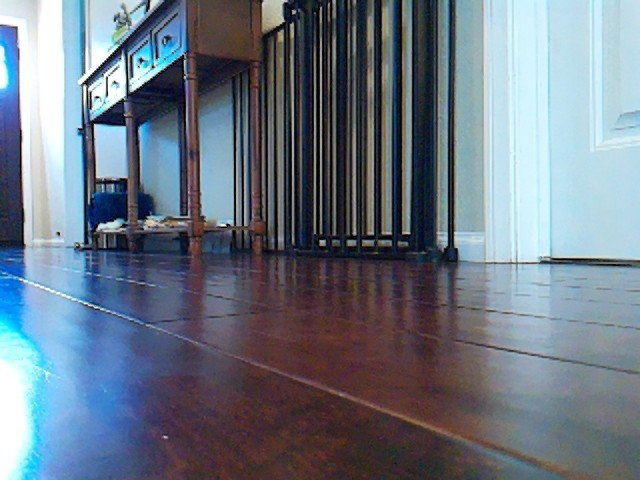
#> input picture TrainingImages/2024_03_25_T_11_08_55.jpg, 640 x 480 px, found by its file name; the run also reads 1 picture not shown here
$ jupyter execute --allow-errors OpenCVPractice.ipynb   (older library calls are emulated)
#> lines starting #> are read from the running program, lines starting #| are printed output that depends on the picture
<a href="https://colab.research.google.com/github/kragtenb/SelfDriving-RC-deep-learning/blob/main/OpenCVPractice.ipynb" target="_parent"></a>

# Image Transformations

## Task 1:

1. Load an image of your choice using cv2.imread().
Use cv2.resize() to resize the image to half its original size.
2. Select a region in the original image and create a cropped version.
3. Display the original, resized, and cropped images using cv2.imshow().

[cell 1]
import cv2 as cv
import matplotlib.pyplot as plt

[cell 2]
image_file = "/home/blake/SelfDriving-RC-deep-learning/TrainingData/Images/2024_03_25_T_11_08_55.jpg"
image = cv.imread(image_file)
#> image is the input picture: shape (480, 640, 3); mean B, G, R 132.7, 119.8, 108.3

# If your image is in BGR format (OpenCV default), convert it to RGB for matplotlib
# if image.shape[2] == 3:
#  image = cv.cvtColor(image, cv.COLOR_BGR2RGB)


def display_image(image):
    plt.imshow(cv.cvtColor(image, cv.COLOR_BGR2RGB))
    plt.show()


# Display the image
plt.imshow(image)
plt.show()

[cell 3]
image_file = "/home/blake/SelfDriving-RC-deep-learning/TrainingData/Images/2024_03_25_T_11_05_58.jpg"
image = cv.imread(image_file)

# resize the image to half
#> (the rest of this cell did not finish here and is left out)

#> (a cell that did not finish here is left out)

#> (a cell that did not finish here is left out)

#Task 2:

1. Load another image.
2. Resize it to a specific resolution (e.g., 300x150). Pay attention to the interpolation parameter when resizing. Experiment with cv2.INTER_AREA and cv2.INTER_LINEAR to see the differences.

#> (a cell that did not finish here is left out)

#> (a cell that did not finish here is left out)

# Rotation & Flipping

## Task 3:

1. Use cv2.flip() to create flipped versions of an image, both horizontally and vertically. Experiment with different flipCode values.

[cell 8]
flip_0 = cv.flip(image, 0)
flip_1 = cv.flip(image, 1)
flip_neg_1 = cv.flip(image, -1)

plt.title("Flip Upside Down")
#> (the rest of this cell did not finish here and is left out)

# Task 4

1. Load an image.
2. Calculate a rotation matrix using cv2.getRotationMatrix2D() with a center point, an angle (say, 45 degrees), and a scaling factor.
3. Apply the rotation using cv2.warpAffine() and display the results.

#> (a cell that did not finish here is left out)

# Color Conversion

## Task 5

1. Load a color image.
2. Convert it to grayscale using cv2.cvtColor(image, cv2.COLOR_BGR2GRAY).
3. Display both the original and grayscale versions.

#> (a cell that did not finish here is left out)

# Exploring HSV

## Task 6

1. Convert the color image to the HSV color space using cv2.cvtColor(image, cv2.COLOR_BGR2HSV).

#> (a cell that did not finish here is left out)

[cell 12]
import cv2
import numpy as np
import matplotlib.pyplot as plt

# Create a gradient test image
test_image = np.linspace(0, 255, 256).astype("uint8")
test_image = np.tile(test_image, (256, 1))

# Calculate gradients using Sobel filters
sobelx = cv2.Sobel(test_image, cv2.CV_64F, 1, 0, ksize=3)  # Horizontal gradients
sobely = cv2.Sobel(test_image, cv2.CV_64F, 0, 1, ksize=3)  # Vertical gradients

# Calculate gradient magnitude
magnitude = np.sqrt(sobelx**2 + sobely**2)

# Visualize results
plt.figure(figsize=(10, 6))

plt.subplot(221), plt.imshow(test_image, cmap="gray"), plt.title("Original")
plt.subplot(222), plt.imshow(sobelx, cmap="gray"), plt.title("Sobel X")
plt.subplot(223), plt.imshow(sobely, cmap="gray"), plt.title("Sobel Y")
plt.subplot(224), plt.imshow(magnitude, cmap="gray"), plt.title("Gradient Magnitude")
plt.show()
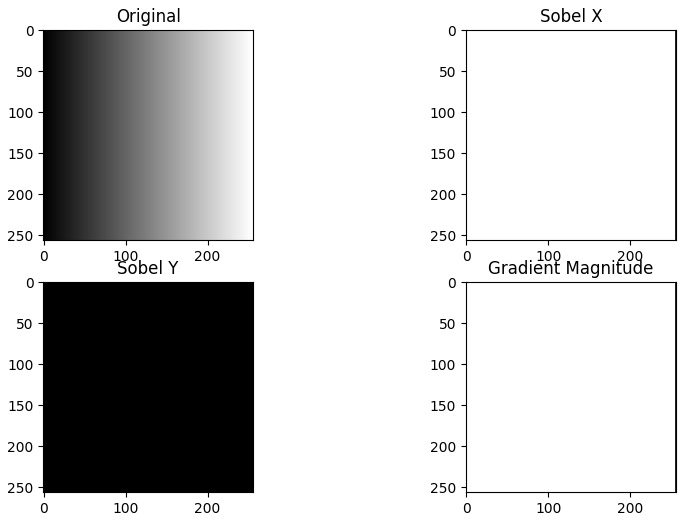
#> figure drawn by matplotlib, 4 panels

# Practice Problems For Noise Reduction On Images Using OpenCV

## Problem 1: Noise Reduction Technique Selection

You're working with a grayscale image captured in low-light conditions. The image suffers from both Gaussian noise (random variations in pixel intensity) and occasional salt-and-pepper noise (random black and white pixels).

Which noise reduction technique would be most appropriate as an initial step? Explain your reasoning.
A) Gaussian Blurring
B) Median Blurring
C) Bilateral Filtering
Briefly discuss the pros and cons of using the other two techniques (options B and C) for this scenario.

[cell 13]
salt_n_pepper_image = cv.imread("Images/salt_n_pepper_noise.png")
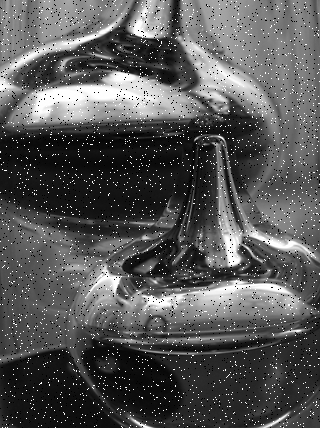
#> input picture Images/salt_n_pepper_noise.png, 320 x 428 px, found by its file name
#> salt_n_pepper_image is the input picture: shape (428, 320, 3); min 0, max 255, mean 86.8
display_image(salt_n_pepper_image)

[cell 14]
fig, axes = plt.subplots(nrows=2, ncols=2, figsize=(15, 15))
gaussian_blurred_image_3x3 = cv.GaussianBlur(salt_n_pepper_image, (3, 3), 0)
gaussian_blurred_image_5x5 = cv.GaussianBlur(salt_n_pepper_image, (5, 5), 0)
gaussian_blurred_image_7x7 = cv.GaussianBlur(salt_n_pepper_image, (7, 7), 0)
axes[0, 0].set_title("gaussian_blurred_image_3x3")
axes[0, 0].imshow(gaussian_blurred_image_3x3)
axes[0, 1].set_title("gaussian_blurred_image_5x5")
axes[0, 1].imshow(gaussian_blurred_image_5x5)
axes[1, 0].set_title("gaussian_blurred_image_7x7")
axes[1, 0].imshow(gaussian_blurred_image_7x7)

plt.tight_layout()
plt.show()

# Gaussian Blur
This would be used when there are a lot of high conflicting colors sporadically throughput the image. This is also an efficient blurring technique for computer resources. These can me different random colors and are usually associated with sensor or network malfunction or slowness. Guassian blur can help reduce this noise. Creating more continues edged colors and better edge defining.

[cell 15]
fig, axes = plt.subplots(nrows=2, ncols=2, figsize=(15, 15))
median_blurred_image_3x3 = cv.medianBlur(salt_n_pepper_image, 3)
median_blurred_image_5x5 = cv.medianBlur(salt_n_pepper_image, 5)
median_blurred_image_7x7 = cv.medianBlur(salt_n_pepper_image, 7)
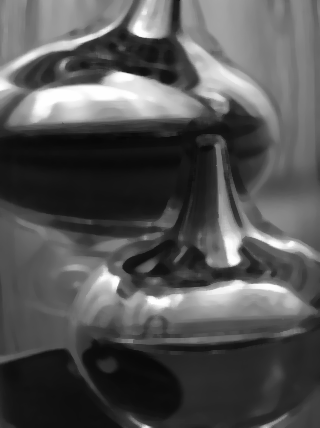
#> median_blurred_image_7x7: shape (428, 320, 3); min 7, max 254, mean 84
axes[0, 0].set_title("median_blurred_image_3x3")
axes[0, 0].imshow(median_blurred_image_3x3)
axes[0, 1].set_title("median_blurred_image_5x5")
axes[0, 1].imshow(median_blurred_image_5x5)
axes[1, 0].set_title("median_blurred_image_7x7")
axes[1, 0].imshow(median_blurred_image_7x7)

plt.tight_layout()
plt.show()

# Median Blur

This will remove blacks and whites that a placed throughout the image. This should be used when this salt and pepper effect is seen. As seen in kernel 3, the image can be cleaned up while still keeping the edges sharp

[cell 16]
fig, axes = plt.subplots(nrows=3, ncols=2, figsize=(15, 20))
bilateral_75 = cv.bilateralFilter(
    salt_n_pepper_image, d=9, sigmaColor=75, sigmaSpace=75
)
bilateral_75_d_25 = cv.bilateralFilter(
    salt_n_pepper_image, d=25, sigmaColor=75, sigmaSpace=75
)
bilateral_150 = cv.bilateralFilter(
    salt_n_pepper_image, d=9, sigmaColor=150, sigmaSpace=150
)
bilateral_35 = cv.bilateralFilter(
    salt_n_pepper_image, d=9, sigmaColor=35, sigmaSpace=35
)
bilateral_75_150 = cv.bilateralFilter(
    salt_n_pepper_image, d=9, sigmaColor=75, sigmaSpace=150
)
bilateral_150_75 = cv.bilateralFilter(
    salt_n_pepper_image, d=9, sigmaColor=150, sigmaSpace=75
)
axes[0, 0].set_title("bilateral_75")
axes[0, 0].imshow(bilateral_75)
axes[0, 1].set_title("bilateral_75_d_25")
axes[0, 1].imshow(bilateral_75_d_25)
axes[1, 0].set_title("bilateral_150")
axes[1, 0].imshow(bilateral_150)
axes[1, 1].set_title("bilateral_35")
axes[1, 1].imshow(bilateral_35)
axes[2, 0].set_title("bilateral_75_150")
axes[2, 0].imshow(bilateral_75_150)
axes[2, 1].set_title("bilateral_150_75")
axes[2, 1].imshow(bilateral_150_75)

plt.tight_layout()
plt.show()

# Answer
Median filter does the best here as guassian filter blurs the salt and pepper pixels.

Bilaterial doesn't do much to this image.

# Problem 2: Kernel Size Selection

You're tasked with denoising a high-resolution image containing a detailed architectural drawing. The drawing consists of fine lines and intricate details.

1. What factors would you consider when choosing a kernel size for Gaussian blurring?
2. Given your focus on preserving details, would you likely choose a smaller or larger kernel size? Why?

## Answer
The larger the kernel size, the less fine detail lines are retained. As seen in the code below. the 3x3 contails a lot of the small deals still but the 9x9 starts to make it harder to see those details. One example is the balcony on the middle left of the image. 3x3 you can still see the railing pillars while 9x9 you can't see the pillars at all really.

Preserving details would make me use a smaller kernel size.

[cell 17]
architecture_image = cv.imread("Images/architecture_drawing.png")
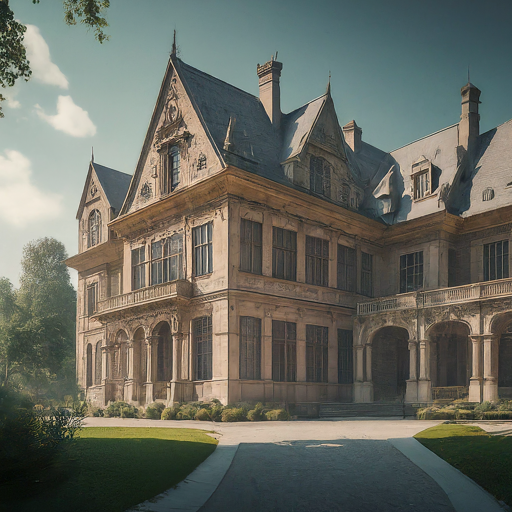
#> input picture Images/architecture_drawing.png, 512 x 512 px, found by its file name
#> architecture_image is the input picture: shape (512, 512, 3); mean B, G, R 97, 106.5, 104.6
architecture_image = cv.cvtColor(architecture_image, cv.COLOR_BGR2RGB)
plt.imshow(architecture_image)
plt.show()

[cell 18]
fig, axes = plt.subplots(nrows=3, ncols=2, figsize=(10, 15))
gaussian_blurred_arch_image_1 = cv.GaussianBlur(architecture_image, (1, 1), 0)
gaussian_blurred_arch_image_3 = cv.GaussianBlur(architecture_image, (3, 3), 0)
gaussian_blurred_arch_image_5 = cv.GaussianBlur(architecture_image, (5, 5), 0)
gaussian_blurred_arch_image_7 = cv.GaussianBlur(architecture_image, (7, 7), 0)
gaussian_blurred_arch_image_9 = cv.GaussianBlur(architecture_image, (9, 9), 0)
axes[0, 0].set_title("Original")
axes[0, 0].imshow(architecture_image)
axes[0, 1].set_title("1x1")
axes[0, 1].imshow(gaussian_blurred_arch_image_1)
axes[1, 0].set_title("3x3")
axes[1, 0].imshow(gaussian_blurred_arch_image_3)
axes[1, 1].set_title("5x5")
axes[1, 1].imshow(gaussian_blurred_arch_image_5)
axes[2, 0].set_title("7x7")
axes[2, 0].imshow(gaussian_blurred_arch_image_7)
axes[2, 1].set_title("9x9")
axes[2, 1].imshow(gaussian_blurred_arch_image_9)

plt.tight_layout
plt.show()

[cell 19]
rc_image = cv.imread("TrainingData/Images/2024_03_25_T_11_09_06.jpg")
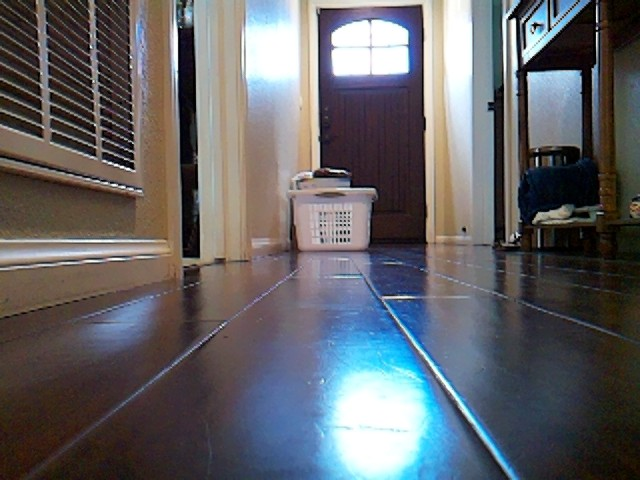
#> input picture TrainingImages/2024_03_25_T_11_09_06.jpg, 640 x 480 px, found by its file name
#> rc_image is the input picture: shape (480, 640, 3); mean B, G, R 102.4, 98.7, 98.6
rc_image = cv.cvtColor(rc_image, cv.COLOR_BGR2GRAY)
#> rc_image: shape (480, 640)

display_image(rc_image)

# Canny Edge Dection

## 1 Apply blurring to reduce noise of image

[cell 20]
blurred_rc_image = cv.GaussianBlur(rc_image, (9, 9), 0)
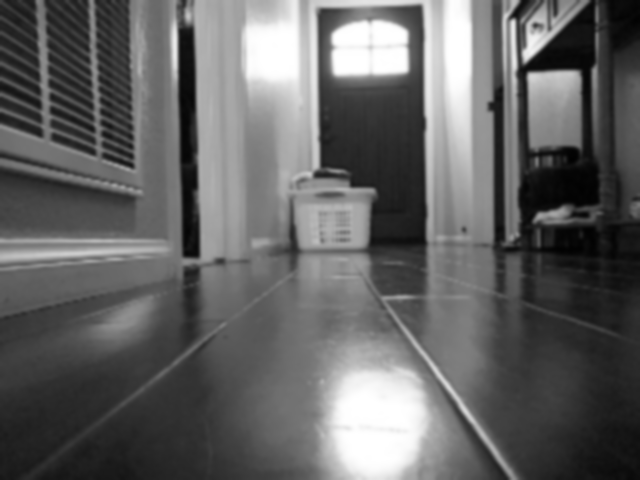
#> blurred_rc_image: shape (480, 640); min 1, max 255, mean 99.1

display_image(blurred_rc_image)

## 2. Apply gradiate intensity to applify edges

[cell 21]
# Calculate the gradients using Sobel filters
sobelx = cv2.Sobel(blurred_rc_image, cv2.CV_64F, 1, 0, ksize=5)
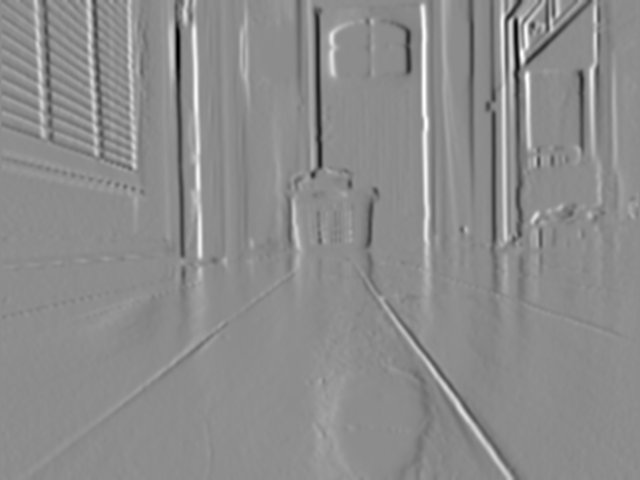
#> sobelx: shape (480, 640) float64; min -6128, max 4976, mean -3.7; drawn with min black and max white
sobely = cv2.Sobel(blurred_rc_image, cv2.CV_64F, 0, 1, ksize=5)
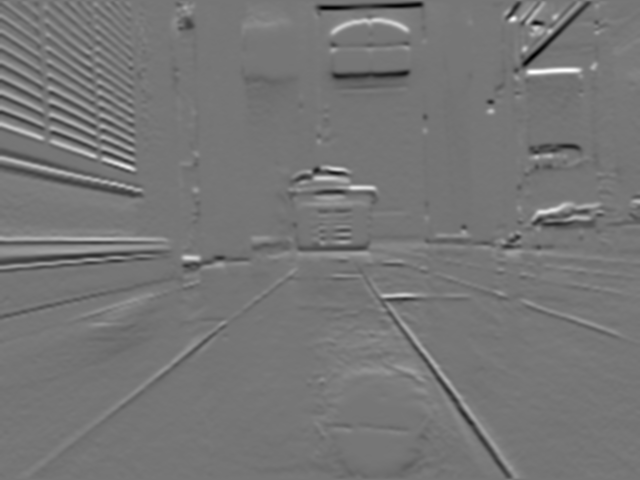
#> sobely: shape (480, 640) float64; min -4385, max 5043, mean -15.9; drawn with min black and max white

# Define the Roberts kernels
kernel_x = np.array([[0, 1], [-1, 0]])
kernel_y = np.array([[1, 0], [0, -1]])

# Apply filtering. This remains the same as with Prewitt
roberts_x = cv2.filter2D(blurred_rc_image, -1, kernel_x)
roberts_y = cv2.filter2D(blurred_rc_image, -1, kernel_y)

# Define the Prewitt kernels (replace with Roberts kernels if desired)
kernel_x = np.array([[-1, 0, 1], [-1, 0, 1], [-1, 0, 1]])
kernel_y = np.array([[-1, -1, -1], [0, 0, 0], [1, 1, 1]])

# Apply filtering (similar to using cv2.Sobel)
prewitt_x = cv2.filter2D(blurred_rc_image, -1, kernel_x)
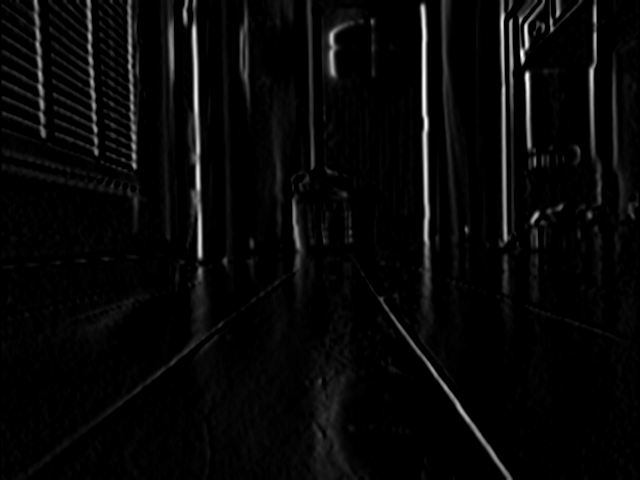
#> prewitt_x: shape (480, 640); min 0, max 255, mean 7.9
prewitt_y = cv2.filter2D(blurred_rc_image, -1, kernel_y)
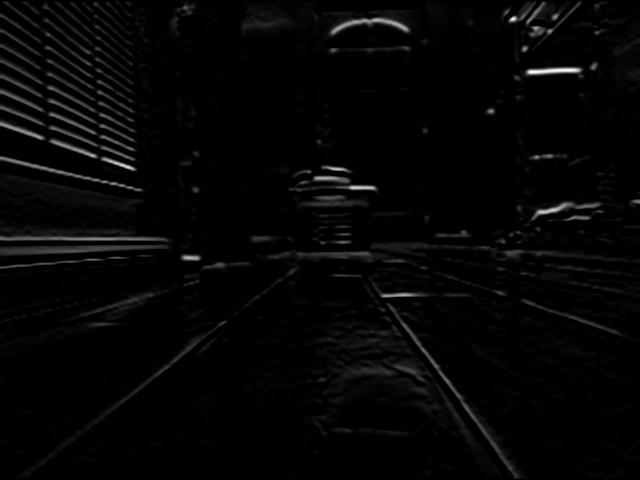
#> prewitt_y: shape (480, 640); min 0, max 253, mean 5.4

# Optionally calculate the magnitude of the gradient
magnitude = np.sqrt(sobelx**2 + sobely**2)

# Visualize results
plt.figure(figsize=(10, 6))

plt.subplot(421), plt.imshow(blurred_rc_image, cmap="gray"), plt.title("Original")
plt.subplot(422), plt.imshow(sobelx, cmap="gray"), plt.title("Sobel X")
plt.subplot(423), plt.imshow(sobely, cmap="gray"), plt.title("Sobel Y")
plt.subplot(424), plt.imshow(roberts_x, cmap="gray"), plt.title("Roberts X")
plt.subplot(425), plt.imshow(roberts_y, cmap="gray"), plt.title("Roberts Y")
plt.subplot(426), plt.imshow(prewitt_x, cmap="gray"), plt.title("Prewitt X")
plt.subplot(427), plt.imshow(prewitt_y, cmap="gray"), plt.title("Prewitt Y")
plt.subplot(428), plt.imshow(magnitude, cmap="gray"), plt.title("Gradient Magnitude")
plt.show()
#> (the rest of the program and of its run is left out)
